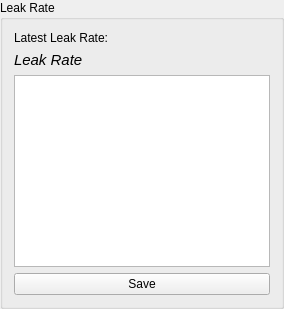
                 <widget class="QGroupBox" name="groupBox_27">
                  <property name="maximumSize">
                   <size>
                    <width>326</width>
                    <height>16777215</height>
                   </size>
                  </property>
                  <property name="title">
                   <string>Leak Rate</string>
                  </property>
                  <layout class="QGridLayout" name="gridLayout_87">
                   <item row="4" column="0">
                    <widget class="QPushButton" name="lr_button">
                     <property name="text">
                      <string>Save</string>
                     </property>
                    </widget>
                   </item>
                   <item row="3" column="0">
                    <widget class="QPlainTextEdit" name="lr_textbox"/>
                   </item>
                   <item row="0" column="0">
                    <widget class="QLabel" name="label_43">
                     <property name="text">
                      <string>Latest Leak Rate:</string>
                     </property>
                    </widget>
                   </item>
                   <item row="1" column="0">
                    <widget class="QLabel" name="lr_display">
                     <property name="font">
                      <font>
                       <family>Arial</family>
                       <pointsize>11</pointsize>
                       <weight>50</weight>
                       <italic>true</italic>
                       <bold>false</bold>
                      </font>
                     </property>
                     <property name="text">
                      <string>Leak Rate</string>
                     </property>
                    </widget>
                   </item>
                  </layout>
                 </widget>
